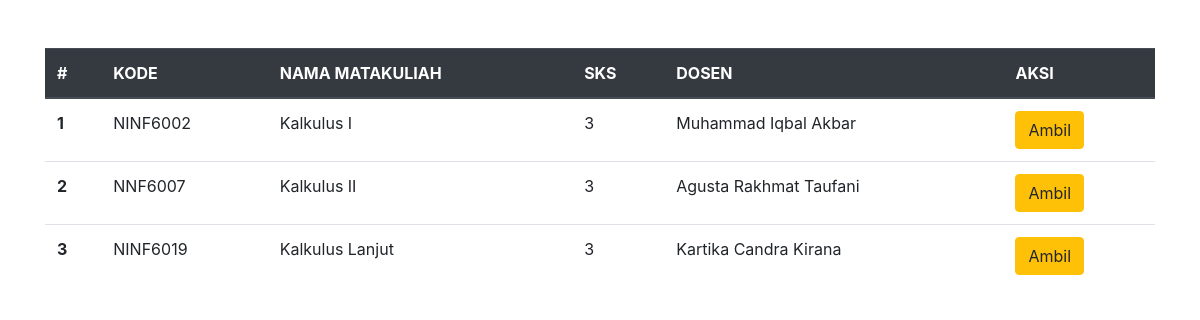
The page /index.php/masuk/ambil on the database its author committed.
### tables this page shows
CREATE TABLE `matkul` (
  `id` int(11) NOT NULL,
  `kode_matkul` varchar(255) NOT NULL,
  `nama` varchar(255) NOT NULL,
  `sks` int(11) NOT NULL,
  `dosen` varchar(255) NOT NULL
);

### application/controllers/Masuk.php (called while the page is built, shortened)
<?php
class Masuk extends CI_Controller {
	function __construct()
	{
		$this->load->model('auth');
	}
	public function ambil()
	{
		$data['matkul'] = $this->db->get('matkul')->result();
		$this->load->view('krs/index', $data);
	}
}

### index.php (called while the page is built, shortened)
<?php
require_once BASEPATH.'core/CodeIgniter.php';

### application/views/krs/index.php (the view, shortened to what this page needs)
<!DOCTYPE html>
<html lang="en">
<head>
    <link rel="stylesheet" href="https://cdn.jsdelivr.net/npm/bootstrap@4.5.3/dist/css/bootstrap.min.css"
>
    <link rel="stylesheet" href="https://use.fontawesome.com/releases/v5.15.1/css/all.css"
>
</head>
<body>
    <br><br>
    <div class="container">
        <table class="table">
            <thead class="thead-dark">
                <tr>
                    <th scope="col">#</th>
                    <th scope="col">KODE</th>
                    <th scope="col">NAMA MATAKULIAH</th>
                    <th scope="col">SKS</th>
                    <th scope="col">DOSEN</th>
                    <th scope="col">AKSI</th>
                </tr>
            </thead>
            <tbody>
                <?php
                $no = 0;
                foreach($matkul as $u){
                    $no = $no + 1;
                ?>
                <tr>
                    <th scope="row"><?php echo $no;  ?></th>
                    <td><?php echo $u->kode_matkul;  ?></td>
                    <td><?php echo $u->nama;  ?></td>
                    <td><?php echo $u->sks;  ?></td>
                    <td><?php echo $u->dosen;  ?></td>
                    <td><a href="<?=site_url('masuk/proses/').$u->id?>" class="btn btn-warning">Ambil</a>
                    </td>
                </tr>
                <?php }  ?>
            </tbody>
        </table>
    </div>
</body>
</html>

### rows shown on the page
matkul: kode_matkul "NINF6002", nama "Kalkulus I", sks "3", dosen "Muhammad Iqbal Akbar"
matkul: kode_matkul "NNF6007", nama "Kalkulus II", sks "3", dosen "Agusta Rakhmat Taufani"
matkul: kode_matkul "NINF6019", nama "Kalkulus Lanjut", sks "3", dosen "Kartika Candra Kirana"
